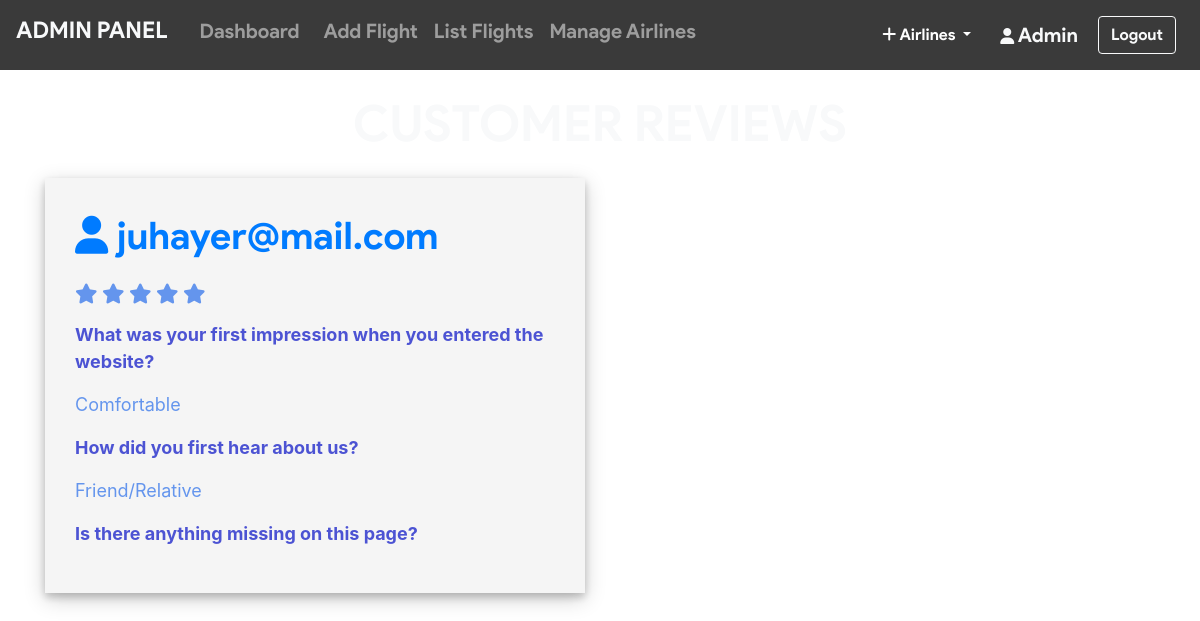
The app's page /admin/review.php (signed in) with its own data.
### tables this page shows
CREATE TABLE `feedback` (
  `feed_id` int(11) NOT NULL,
  `email` varchar(50) NOT NULL,
  `q1` varchar(250) NOT NULL,
  `q2` varchar(20) NOT NULL,
  `q3` varchar(250) NOT NULL,
  `rate` int(11) NOT NULL
);

### admin/review.php (the view, shortened to what this page needs)
<?php include_once 'header.php';
require '../helpers/init_conn_db.php';?>
<?php if(isset($_SESSION['adminId'])) { ?>
<main>
<div class="container mt-4 mb-4">
  <h1 class="text-center mb-4 text-light">CUSTOMER REVIEWS</h1>
  <div class="row">
    <?php
    $sql = 'SELECT * FROM feedback ORDER BY feed_id DESC';
    $stmt = mysqli_stmt_init($conn);
    mysqli_stmt_prepare($stmt,$sql);
    mysqli_stmt_execute($stmt);
    $result = mysqli_stmt_get_result($stmt);
    while ($row = mysqli_fetch_assoc($result)) {
      $arr = [];
      for($i=0;$i<(int)$row['rate'];$i++) {
        array_push($arr,'checked');
      }
      echo '
      <div class="col-md-6 mb-5">
      <div class="review-bag">
        <p class="mail text-primary"> <i class="fa fa-user"></i> '.$row['email'].'</p>
        <p class="star">
          <span class="fa fa-star fa-lg '.$arr[0].'"></span>
          <span class="fa fa-star fa-lg '.$arr[1].'"></span>
          <span class="fa fa-star fa-lg '.$arr[2].'"></span>
          <span class="fa fa-star fa-lg '.$arr[3].'"></span>
          <span class="fa fa-star fa-lg '.$arr[4].'"></span>
        </p>
        <p class="quest">What was your first impression when you entered the website?</p>
        <p class="ans">'.$row['q1'].'</p>
        <p class="quest">How did you first hear about us?</p>
        <p class="ans">'.$row['q2'].'</p>
        <p class="quest">Is there anything missing on this page?</p>
        <p class="ans">'.$row['q3'].'</p>
      </div>
      </div>   ';
    } ?>
  </div>
</div>
</main>
<?php } ?>
<?php include_once 'footer.php'; ?>

### admin/review.php (style rules this page uses)
body { background-image: url('../assets/images/sky.jpg'); background-repeat: no-repeat; background-attachment: fixed; background-size: 100% 100%; }
.checked { color: cornflowerblue; }
h1 { font-size: 50px !important; font-family: 'product sans'; margin-bottom: 20px; }
p.mail { font-family: 'product sans'; font-size: 38px; }
p.ans { color: cornflowerblue; font-size: 18px; }
p.quest { color: #4C53D3; font-size: 18px; font-weight: bold; }
div.review-bag { box-shadow: 0 4px 8px 0 rgba(0, 0, 0, 0.2), 0 6px 20px 0 rgba(0, 0, 0, 0.19); background: whitesmoke; padding: 30px !important; }

### records on screen
feedback: email "juhayer@mail.com", q1 "Comfortable", q2 "Friend/Relative"

### other values on screen
$_SESSION['adminUname'] "Admin"
